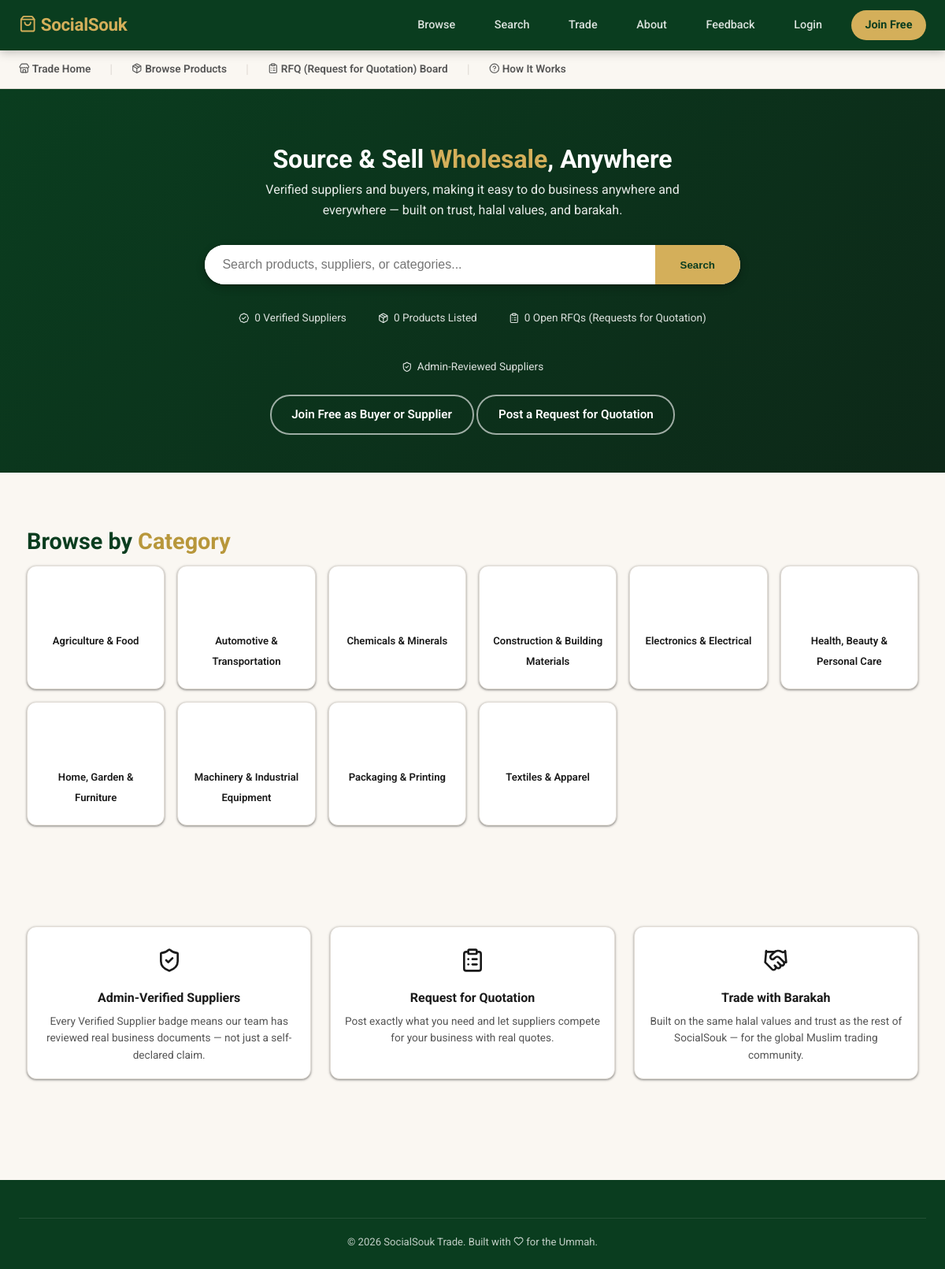
Before: /trade.php with the older database file.
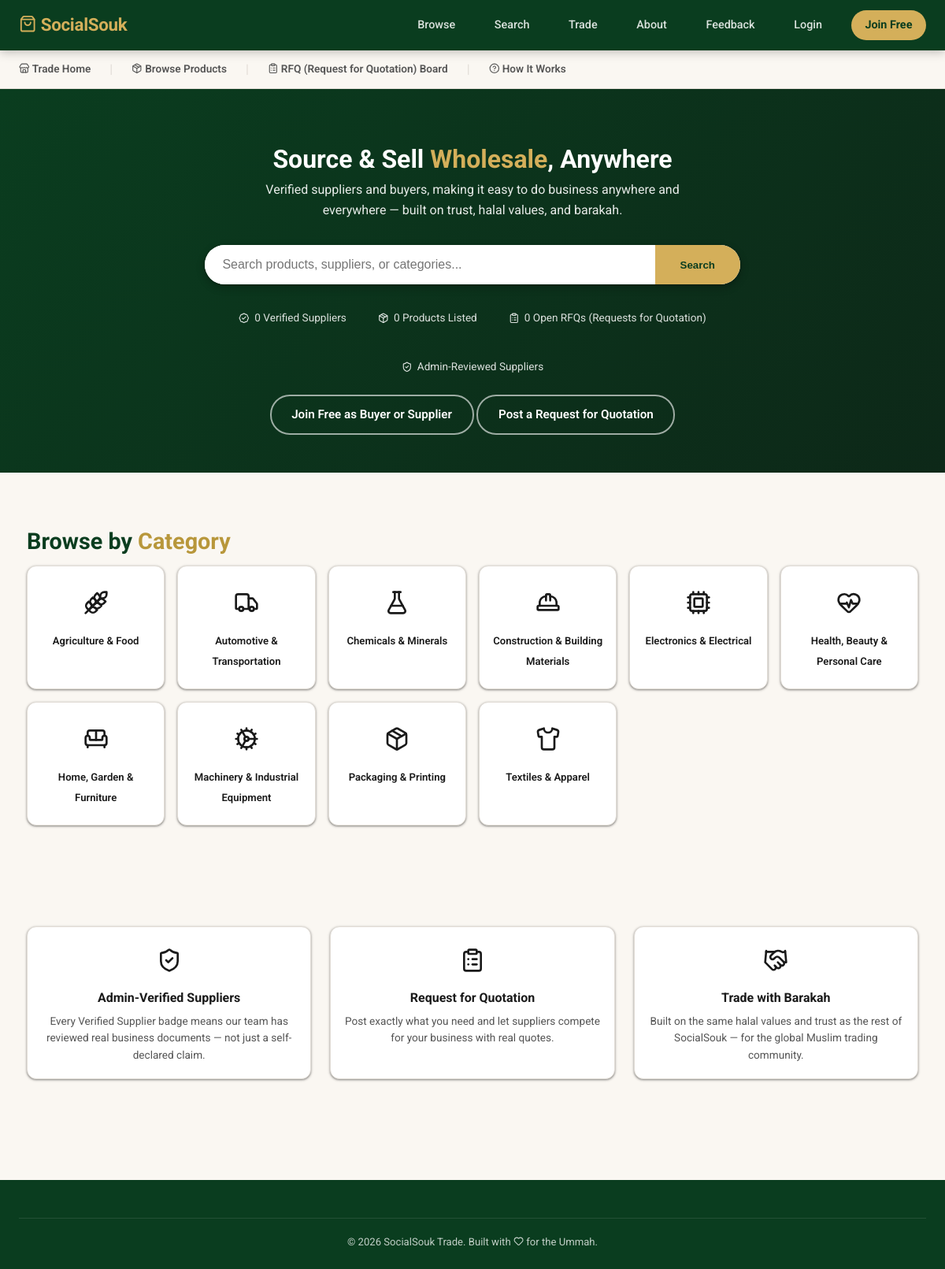
After: the same page with the newer database file.
### tables this page shows
CREATE TABLE IF NOT EXISTS b2b_categories (
    id   INT UNSIGNED AUTO_INCREMENT PRIMARY KEY,
    name VARCHAR(150) NOT NULL,
    slug VARCHAR(150) NOT NULL UNIQUE,
    icon VARCHAR(30)
);

### trade.php (the view, shortened to what this page needs)
<?php
require_once __DIR__ . '/db.php';
$user = auth();
$myCo = $user ? myCompany($pdo, $user['id']) : null;
$categories = $pdo->query('SELECT * FROM b2b_categories ORDER BY name')->fetchAll();
$heroBg = siteSetting($pdo, 'trade_hero_bg');
$stats = $pdo->query(
    "SELECT (SELECT COUNT(*) FROM companies WHERE verification_status='verified') AS verified_suppliers,
            (SELECT COUNT(*) FROM companies) AS total_companies,
            (SELECT COUNT(*) FROM b2b_products WHERE is_active=1) AS total_products,
            (SELECT COUNT(*) FROM rfqs WHERE status='open') AS open_rfqs"
)->fetch();
?>
<!DOCTYPE html>
<html lang="en">
<head>
<link rel="stylesheet" href="style.css">
</head>
<body>
<nav class="navbar">
    <a class="nav-brand" href="index.php"><i data-lucide="shopping-bag" class="lucide-icon"></i> <?= e(SITE_NAME) ?></a>
    <div class="nav-links">
        <a href="index.php">Browse</a>
        <a href="search.php">Search</a>
        <a href="trade.php">Trade</a>
        <?php if ($user): ?><a href="profile.php?id=<?= (int) $user['id'] ?>" class="nav-user"><i data-lucide="user" class="lucide-icon"></i> <?= e($user['name']) ?></a>
            <a href="create-listing.php">+ Sell Item</a>
            <a href="chat.php">Messages</a>
            <a href="dashboard.php">Dashboard</a>
            <?php if (!empty($user['is_admin'])): ?><a href="admin.php">Admin</a><?php endif; ?>
            <a href="about.php">About</a>
            <a href="feedback.php">Feedback</a>
            <a href="logout.php" class="nav-btn">Logout</a>
        <?php else: ?>
            <a href="about.php">About</a>
            <a href="feedback.php">Feedback</a>
            <a href="login.php">Login</a>
            <a href="register.php" class="nav-btn">Join Free</a>
        <?php endif; ?>
    </div>
</nav>
<div class="trade-subnav">
    <a href="trade.php"><i data-lucide="store" class="lucide-icon"></i> Trade Home</a><span class="sep">|</span>
    <a href="trade-products.php"><i data-lucide="package" class="lucide-icon"></i> Browse Products</a><span class="sep">|</span>
    <a href="rfq-board.php"><i data-lucide="clipboard-list" class="lucide-icon"></i> RFQ (Request for Quotation) Board</a><span class="sep">|</span>
    <a href="trade-how-it-works.php"><i data-lucide="circle-help" class="lucide-icon"></i> How It Works</a>
</div>
<header class="trade-hero" <?php if ($heroBg): ?>style="background-image:linear-gradient(135deg, rgba(10,61,31,.85), rgba(13,40,24,.85)), url('<?= e($heroBg) ?>');background-size:cover;background-position:center"<?php endif; ?>>
    <div class="hero-content">
        <h1>Source & Sell <span style="color:var(--gold)">Wholesale</span>, Anywhere</h1>
        <p style="opacity:.9;max-width:560px;margin:0 auto">Verified suppliers and buyers, making it easy to do business anywhere and everywhere — built on trust, halal values, and barakah.</p>
        <form action="trade-products.php" method="get" class="trade-search-bar">
            <input type="text" name="q" placeholder="Search products, suppliers, or categories...">
            <button type="submit">Search</button>
        </form>
        <div class="trade-trust-bar">
            <span><i data-lucide="badge-check" class="lucide-icon"></i> <?= (int) $stats['verified_suppliers'] ?> Verified Suppliers</span>
            <span><i data-lucide="package" class="lucide-icon"></i> <?= (int) $stats['total_products'] ?> Products Listed</span>
            <span><i data-lucide="clipboard-list" class="lucide-icon"></i> <?= (int) $stats['open_rfqs'] ?> Open RFQs (Requests for Quotation)</span>
            <span><i data-lucide="shield-check" class="lucide-icon"></i> Admin-Reviewed Suppliers</span>
        </div>
        <?php if (!$myCo): ?>
        <div style="margin-top:1.5rem">
            <a href="<?= $user ? 'trade-register.php' : 'register.php' ?>" class="btn btn-secondary">Join Free as Buyer or Supplier</a>
            <a href="rfq-submit.php" class="btn btn-secondary">Post a Request for Quotation</a>
        </div>
        <?php endif; ?>
    </div>
</header>
<div class="container section">
    <h2 class="section-title">Browse by <span>Category</span></h2>
    <div class="trade-category-grid">
        <?php foreach ($categories as $c): ?>
        <a href="trade-products.php?category=<?= (int) $c['id'] ?>" class="trade-category-tile">
            <span class="icon"><?= catIcon($c['icon']) ?></span>
            <span class="name"><?= e($c['name']) ?></span>
        </a>
        <?php endforeach; ?>
    </div>
</div>
<div class="container section">
    <div class="grid-3">
        <div class="card"><div class="card-body" style="text-align:center">
            <div style="font-size:2rem;margin-bottom:.5rem"><i data-lucide="shield-check" class="lucide-icon"></i></div>
            <h3 style="font-size:1rem;margin-bottom:.4rem">Admin-Verified Suppliers</h3>
            <p style="font-size:.85rem;color:var(--text-mid)">Every Verified Supplier badge means our team has reviewed real business documents — not just a self-declared claim.</p>
        </div></div>
        <div class="card"><div class="card-body" style="text-align:center">
            <div style="font-size:2rem;margin-bottom:.5rem"><i data-lucide="clipboard-list" class="lucide-icon"></i></div>
            <h3 style="font-size:1rem;margin-bottom:.4rem">Request for Quotation</h3>
            <p style="font-size:.85rem;color:var(--text-mid)">Post exactly what you need and let suppliers compete for your business with real quotes.</p>
        </div></div>
        <div class="card"><div class="card-body" style="text-align:center">
            <div style="font-size:2rem;margin-bottom:.5rem"><i data-lucide="handshake" class="lucide-icon"></i></div>
            <h3 style="font-size:1rem;margin-bottom:.4rem">Trade with Barakah</h3>
            <p style="font-size:.85rem;color:var(--text-mid)">Built on the same halal values and trust as the rest of SocialSouk — for the global Muslim trading community.</p>
        </div></div>
    </div>
</div>
<footer>
    <div class="footer-bottom">&copy; <?= date('Y') ?> <?= e(SITE_NAME) ?> Trade. Built with <i data-lucide="heart" class="lucide-icon"></i> for the Ummah.</div>
</footer>
</body>
</html>

### db.php (shortened to what this page needs)
<?php
function e(string $s): string {
    return htmlspecialchars($s, ENT_QUOTES, 'UTF-8');
}
function auth(): ?array {
    if (!isset($_SESSION['user'])) {
        return null;
    }
    return $_SESSION['user'];
}
function catIcon(?string $iconName): string {
    return '<i data-lucide="' . e($iconName ?: 'package') . '" class="lucide-icon"></i>';
}

Changed rows visible on the page:
changed b2b_categories "Agriculture & Food": icon "🌾" → "wheat" (drawn)
changed b2b_categories "Automotive & Transportation": icon "🚗" → "truck" (drawn)
changed b2b_categories "Chemicals & Minerals": icon "🧪" → "flask-conical" (drawn)
changed b2b_categories "Construction & Building Materials": icon "🏗️" → "hard-hat" (drawn)
changed b2b_categories "Electronics & Electrical": icon "🔌" → "cpu" (drawn)
changed b2b_categories "Health, Beauty & Personal Care": icon "💊" → "heart-pulse" (drawn)
changed b2b_categories "Home, Garden & Furniture": icon "🪑" → "sofa" (drawn)
changed b2b_categories "Machinery & Industrial Equipment": icon "⚙️" → "cog" (drawn)
changed b2b_categories "Packaging & Printing": icon "📦" → "package" (drawn)
changed b2b_categories "Textiles & Apparel": icon "🧵" → "shirt" (drawn)
